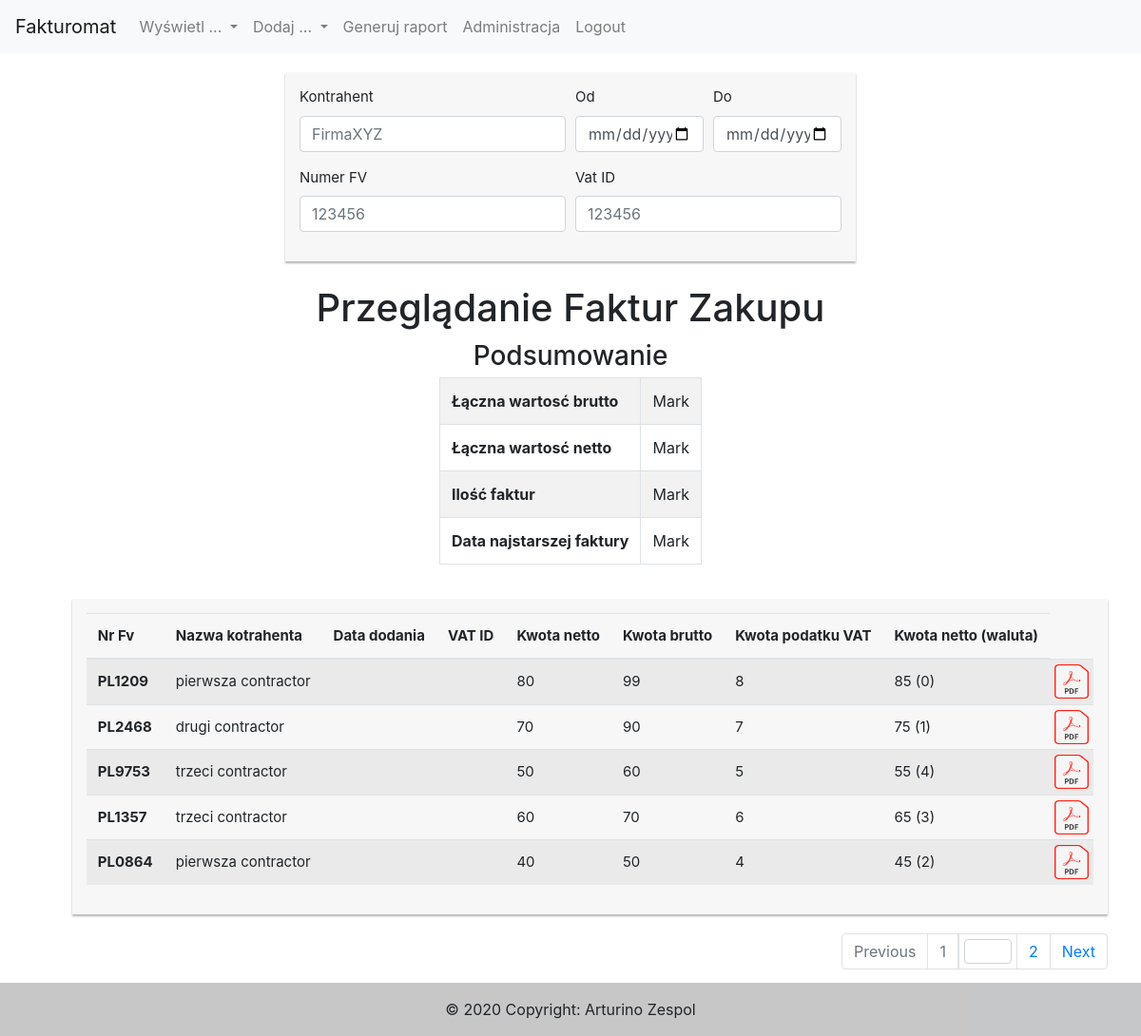
The page /index.php?action=invoicePurchase-show (signed in) on the database its author committed.
### tables this page shows
CREATE TABLE `invoicepurchase` (
  `id` int(11) NOT NULL,
  `invoiceNumber` varchar(255) NOT NULL,
  `addDate` date NOT NULL,
  `vatID` int(11) NOT NULL,
  `amountNet` double NOT NULL,
  `amountTax` double NOT NULL,
  `amountGross` double NOT NULL,
  `amountNetCurrencyValue` double NOT NULL,
  `amountNetCurrency` int(2) NOT NULL
);

CREATE TABLE `contractor` (
  `vatID` int(11) NOT NULL,
  `name` varchar(100) NOT NULL
);

### models/repositories/InvoicePurchaseRepository.php (called while the page is built, shortened)
<?php
global $config;
class InvoicePurchaseRepository
{
    public function getAll( $limit = 0, $order="addDate") {
        global $config;
        $pdo = new PDO($config['dsn'], $config['login'], $config['password']);
        $query = "SELECT `id`, `invoiceNumber`, `addDate`,k.`vatID`,`name`, `amountNet`, `amountTax`, `amountGross`, `amountNetCurrencyValue`, `amountNetCurrency` FROM `invoicepurchase` as `f` INNER JOIN `contractor` as `k` on k.vatID=f.vatID ORDER BY $order DESC".($limit != 0 ? " LIMIT $limit" : "");
        $sth = $pdo->prepare($query);
        $sth->execute();
        $result = $sth->fetchAll(PDO::FETCH_CLASS, "InvoicePurchase");
        return $result;
    }
}

### models/InvoicePurchase.php (called while the page is built, shortened)
<?php
class InvoicePurchase implements \JsonSerializable
{
    private $id;
    private $name;
    private $invoiceNumber;
    private $amountNet;
    private $amountGross;
    private $amountTax;
    private $amountNetCurrency;
    private $amountNetCurrencyValue;
    public function getId()
    {
        return $this->id;
    }
    public function getName()
    {
        return $this->name;
    }
    public function getInvoiceNumber()
    {
        return $this->invoiceNumber;
    }
    public function getAmountNet()
    {
        return $this->amountNet;
    }
    public function getAmountGross()
    {
        return $this->amountGross;
    }
    public function getAmountTax()
    {
        return $this->amountTax;
    }
    public function getAmountNetCurrency()
    {
        return $this->amountNetCurrency;
    }
    public function getAmountNetCurrencyValue()
    {
        return $this->amountNetCurrencyValue;
    }
}

### views/InvoicePurchase/invoicePurchaseIndexView.php (the view, shortened to what this page needs)
<?php
class invoicePurchaseIndexView
{
    public static function render( $recordsMainTable, $numberOfRecordsInDB, $reportData = [])
    {
        $id = "invoicePurchaseIndex";
        ?>
        <?= Layout::header() ?>
            <div class="row">
                <div class="col"></div>
                <div class="col-md col-md-auto">
                    <div id="<?= $id ?>SearchBox" class="my-search-box">
                        <form id="<?= $id ?>SearchForm_">
                            <div class="form-row">
                                <div class="form-group col-lg-6 col-md-12">
                                    <label for="SearchForm_name">Kontrahent</label>
                                    <input id="SearchForm_name" maxlength="30" type="text" class="form-control" pattern="^[\d\w]*$" placeholder="FirmaXYZ" onfocusout="filterDataInInvoiceSaleIndexTable();">
                                </div>
                                <div class="form-group col-lg-3  col-md-6">
                                    <label for="SearchForm_dateAddStart">Od</label>
                                    <input id="SearchForm_dateAddStart" type="date" class="form-control" oninput="filterDataInInvoiceSaleIndexTable();">
                                </div>
                                <div class="form-group col-lg-3  col-md-6">
                                    <label for="SearchForm_dateAddEnd">Do</label>
                                    <input id="SearchForm_dateAddEnd" type="date" class="form-control" oninput="filterDataInInvoiceSaleIndexTable();">
                                </div>
                                <div class="form-group col-lg-6  col-md-6">
                                    <label for="SearchForm_invoiceNumber">Numer FV</label>
                                    <input id="SearchForm_invoiceNumber" maxlength="15" type="text" class="form-control" pattern="^\d*$" placeholder="123456" onfocusout="filterDataInInvoiceSaleIndexTable();">
                                </div>
                                <div class="form-group col-lg-6  col-md-6">
                                    <label for="SearchForm_vatID">Vat ID</label>
                                    <input id="SearchForm_vatID" maxlength="15" type="text" class="form-control" pattern="^\d*$" placeholder="123456" onfocusout="filterDataInInvoiceSaleIndexTable();">
                                </div>
                            </div>
                        </form>
                    </div>
                </div>
                <div class="col"></div>
            </div>
            <div class="row">
                <div class="col"></div>
                <div class="col-md col-md-auto">
                    <h1 class="title">Przeglądanie Faktur Zakupu</h1>
                </div>
                <div class="col"></div>
                <div class="col"></div>
                <div class="col-md col-md-auto">
                    <h3 class="title">Podsumowanie</h3>
                    <table class="table table-striped table-bordered">
                        <tbody>
                        <tr>
                            <th scope="row">Łączna wartosć brutto</th>
                            <td>Mark</td>
                        </tr>
                        <tr>
                            <th scope="row">Łączna wartosć netto</th>
                            <td>Mark</td>
                        </tr>
                        <tr>
                            <th scope="row">Ilość faktur</th>
                            <td>Mark</td>
                        </tr>
                        <tr>
                            <th scope="row">Data najstarszej faktury</th>
                            <td>Mark</td>
                        </tr>
                        </tbody>
                    </table>
                </div>
                <div class="col"></div>
            </div>
            <div class="row">
                <div class="col"></div>
                <div class="col-md col-md-auto">
                    <div id="invoice-sale-index" class="my-form-box">
                        <table id="<?= $id ?>Table" class="table table-striped">
                            <thead>
                            <tr>
                                <th scope="col">Nr Fv</th>
                                <th scope="col">Nazwa kotrahenta</th>
                                <th scope="col">Data dodania</th>
                                <th scope="col" class="showDataIndexTableWider">VAT ID</th>
                                <th scope="col" class="showDataIndexTableWider">Kwota netto</th>
                                <th scope="col" class="showDataIndexTableWider">Kwota brutto</th>
                                <th scope="col" class="showDataIndexTableWider">Kwota podatku VAT</th>
                                <th scope="col" class="showDataIndexTableWider">Kwota netto (waluta)</th>
                            </tr>
                            </thead>
                            <tbody>
                                <?php
                                    foreach ($recordsMainTable as $val) {
                                        echo '<tr>';
                                        echo '<th scope="row">'.$val->getInvoiceNumber().'</th>';
                                        echo '<td class="invoiceSaleIndexTableContractorName">'.$val->getName().'</td>';
                                        echo '<td class="invoiceSaleIndexTableAddDate">'.$val->getDate().'</td>';
                                        echo '<td class="showDataIndexTableWider">'.$val->gettaxID().'</td>';
                                        echo '<td class="showDataIndexTableWider">'.$val->getAmountNet().'</td>';
                                        echo '<td class="showDataIndexTableWider">'.$val->getAmountGross().'</td>';
                                        echo '<td class="showDataIndexTableWider">'.$val->getAmountTax().'</td>';
                                        echo '<td class="showDataIndexTableWider">'.$val->getAmountNetCurrencyValue().' ('.$val->getAmountNetCurrency().')</td>';
                                        echo '<td class="showDataIndexTableWider"><a class="btn" href="index.php?action=getFile&fileType=invoicePurchase&fileNumber='
                                            .$val->getId()
                                            .'"><img class="pdfIcon" src="./images/pdf_image.png"></a></td>';
                                        echo '</tr>';
                                    }
                                ?>
                            </tbody>
                        </table>
                    </div>
                    <nav id="Nav" class="my-navs" aria-label="...">
                        <ul class="pagination justify-content-end">
                            <li id="NavPrev" class="page-item disabled">
                                <button  class="page-link" onclick="changePageInInvoiceSaleIndexTable('prev');" aria-disabled="true">Previous</button>
                            </li>
                            <li id="NavFirst" class="page-item disabled">
                                <button  class="page-link" onclick="changePageInInvoiceSaleIndexTable('1');" aria-disabled="true" >1</button>
                            </li>
                            <li class="page-item" aria-current="page">
                                <a id="NavPageSelector" class="page-link" href="#">
                                    <input type="number" maxlength="4" min="1" class="form-control" oninput="changePageInInvoiceSaleIndexTable(this.value);">
                                </a>
                            </li>
                            <li id="NavLast" class="page-item">
                                <button  class="page-link" onclick="changePageInInvoiceSaleIndexTable('0');"><?= $numberOfRecordsInDB ?></button>
                            </li>
                            <li id="NavNext" class="page-item">
                                <button  class="page-link" onclick="changePageInInvoiceSaleIndexTable('next');">Next</button>
                            </li>
                        </ul>
                    </nav>
                </div>
            </div>
        <?= Layout::footer() ?>
        <?php
        $html = ob_get_clean();
        return $html;
    }
}
?>

### styles.css (style rules this page uses)
#form-control, .btn { min-height: 38px; border-radius: 2px; }
.my-form-box { background: #f7f7f7; font-size: 15px; margin: 20px; box-shadow: 0px 2px 2px rgba(0, 0, 0, 0.3); padding: 15px; }
.title { text-align: center; margin: 5px; }
.my-search-box { background: #f7f7f7; font-size: 15px; margin: 20px; box-shadow: 0px 2px 2px rgba(0, 0, 0, 0.3); padding: 15px; max-width: 600px; }
th.showDataIndexTableWider,td.showDataIndexTableWider { display: none; }
@media (min-width: 992px) { th.showDataIndexTableWider,td.showDataIndexTableWider { display: table-cell; } }
td.showDataIndexTableWider:nth-child(10) { margin: auto; vertical-align: center; padding: 4px; }
td.showDataIndexTableWider a.btn { margin: 0px; padding: 0px; }
.pdfIcon { width: 36px; height: 36px; }
.my-navs { margin: 20px; }
#NavPageSelector { margin: 0px; padding: 5px; }
#NavPageSelector input { margin: 0px; padding: 5px; width: 50px; height: 26px; }

### rows shown on the page
invoicepurchase: invoiceNumber "PL1209", vatID.name "pierwsza contractor", amountNet "80", amountGross "99", amountTax "8", amountNetCurrencyValue "85", amountNetCurrency "0"
invoicepurchase: invoiceNumber "PL2468", vatID.name "drugi contractor", amountNet "70", amountGross "90", amountTax "7", amountNetCurrencyValue "75", amountNetCurrency "1"
invoicepurchase: invoiceNumber "PL9753", vatID.name "trzeci contractor", amountNet "50", amountGross "60", amountTax "5", amountNetCurrencyValue "55", amountNetCurrency "4"
invoicepurchase: invoiceNumber "PL1357", vatID.name "trzeci contractor", amountNet "60", amountGross "70", amountTax "6", amountNetCurrencyValue "65", amountNetCurrency "3"
invoicepurchase: invoiceNumber "PL0864", vatID.name "pierwsza contractor", amountNet "40", amountGross "50", amountTax "4", amountNetCurrencyValue "45", amountNetCurrency "2"

### other values the page prints
$numberOfRecordsInDB "2"
